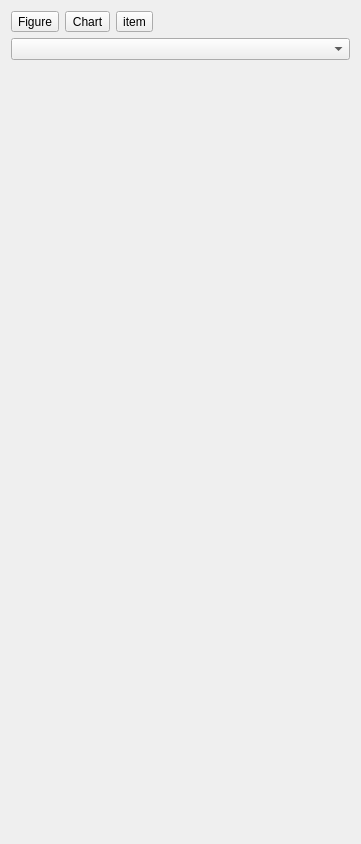
<?xml version="1.0" encoding="UTF-8"?>
<ui version="4.0">
 <class>DAFigureSettingWidget</class>
 <widget class="QWidget" name="DAFigureSettingWidget">
  <property name="geometry">
   <rect>
    <x>0</x>
    <y>0</y>
    <width>361</width>
    <height>844</height>
   </rect>
  </property>
  <property name="windowTitle">
   <string>Form</string>
  </property>
  <layout class="QVBoxLayout" name="verticalLayout">
   <item>
    <layout class="QHBoxLayout" name="horizontalLayout">
     <item>
      <widget class="QToolButton" name="toolButtonFigure">
       <property name="text">
        <string>Figure</string>
       </property>
       <attribute name="buttonGroup">
        <string notr="true">buttonGroupType</string>
       </attribute>
      </widget>
     </item>
     <item>
      <widget class="QToolButton" name="toolButtonChart">
       <property name="text">
        <string>Chart</string>
       </property>
       <attribute name="buttonGroup">
        <string notr="true">buttonGroupType</string>
       </attribute>
      </widget>
     </item>
     <item>
      <widget class="QToolButton" name="toolButtonItem">
       <property name="text">
        <string>item</string>
       </property>
       <attribute name="buttonGroup">
        <string notr="true">buttonGroupType</string>
       </attribute>
      </widget>
     </item>
     <item>
      <spacer name="horizontalSpacer">
       <property name="orientation">
        <enum>Qt::Horizontal</enum>
       </property>
       <property name="sizeHint" stdset="0">
        <size>
         <width>40</width>
         <height>20</height>
        </size>
       </property>
      </spacer>
     </item>
    </layout>
   </item>
   <item>
    <widget class="QComboBox" name="comboBoxSelectItem"/>
   </item>
   <item>
    <widget class="QStackedWidget" name="stackedWidget">
     <widget class="QWidget" name="page"/>
     <widget class="QWidget" name="page_2"/>
    </widget>
   </item>
  </layout>
 </widget>
 <resources/>
 <connections/>
 <buttongroups>
  <buttongroup name="buttonGroupType"/>
 </buttongroups>
</ui>
